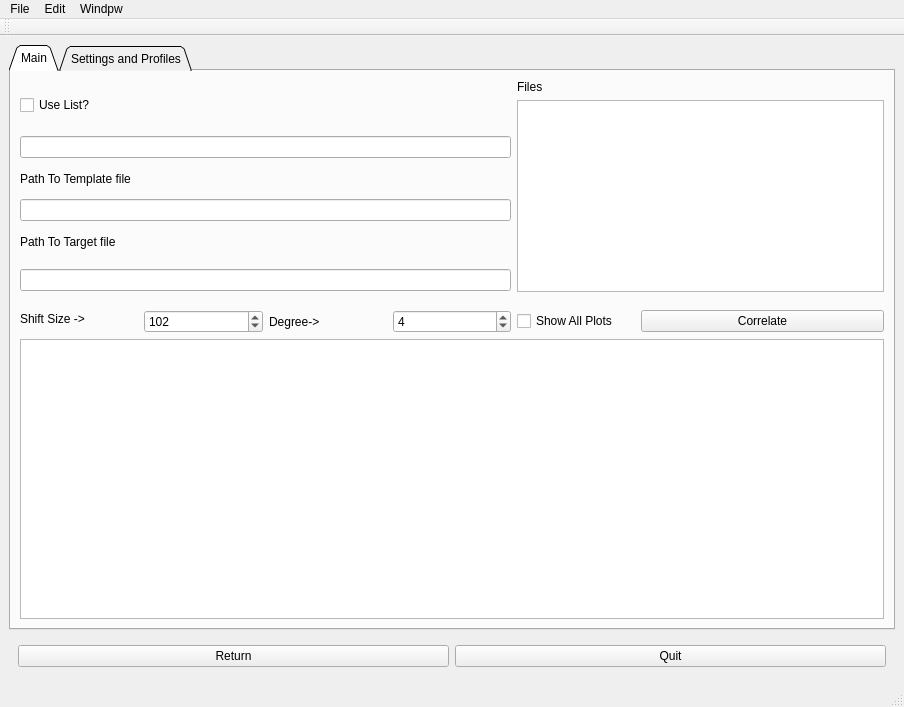
<?xml version="1.0" encoding="UTF-8"?>
<ui version="4.0">
 <class>CrossCore</class>
 <widget class="QMainWindow" name="CrossCore">
  <property name="geometry">
   <rect>
    <x>0</x>
    <y>0</y>
    <width>904</width>
    <height>707</height>
   </rect>
  </property>
  <property name="windowTitle">
   <string>MainWindow</string>
  </property>
  <widget class="QWidget" name="CrossCore_2">
   <layout class="QGridLayout" name="gridLayout">
    <item row="0" column="0">
     <widget class="QTabWidget" name="tabWidget">
      <property name="tabShape">
       <enum>QTabWidget::Triangular</enum>
      </property>
      <property name="currentIndex">
       <number>0</number>
      </property>
      <widget class="QWidget" name="MainTab">
       <attribute name="title">
        <string>Main</string>
       </attribute>
       <layout class="QGridLayout" name="gridLayout_2">
        <item row="8" column="0" rowspan="2">
         <widget class="QLabel" name="label_10">
          <property name="text">
           <string>Shift Size -&gt;</string>
          </property>
         </widget>
        </item>
        <item row="9" column="1">
         <widget class="QSpinBox" name="ShiftSize">
          <property name="minimum">
           <number>50</number>
          </property>
          <property name="maximum">
           <number>500</number>
          </property>
          <property name="singleStep">
           <number>2</number>
          </property>
          <property name="value">
           <number>102</number>
          </property>
         </widget>
        </item>
        <item row="5" column="0" colspan="2">
         <widget class="QLabel" name="label_8">
          <property name="text">
           <string>Path To Target file</string>
          </property>
         </widget>
        </item>
        <item row="0" column="4">
         <widget class="QLabel" name="label_11">
          <property name="text">
           <string>Files</string>
          </property>
         </widget>
        </item>
        <item row="9" column="2">
         <widget class="QLabel" name="label_6">
          <property name="text">
           <string>Degree-&gt;</string>
          </property>
         </widget>
        </item>
        <item row="3" column="0" colspan="2">
         <widget class="QLabel" name="label_7">
          <property name="text">
           <string>Path To Template file</string>
          </property>
         </widget>
        </item>
        <item row="9" column="5" colspan="2">
         <widget class="QPushButton" name="correlate">
          <property name="text">
           <string>Correlate</string>
          </property>
         </widget>
        </item>
        <item row="1" column="4" rowspan="6" colspan="3">
         <widget class="QListWidget" name="FileBox"/>
        </item>
        <item row="2" column="0" colspan="4">
         <widget class="QLineEdit" name="listpath"/>
        </item>
        <item row="9" column="4">
         <widget class="QCheckBox" name="multiplotshow">
          <property name="text">
           <string>Show All Plots</string>
          </property>
         </widget>
        </item>
        <item row="0" column="0" rowspan="2">
         <widget class="QCheckBox" name="ynlist">
          <property name="text">
           <string>Use List?</string>
          </property>
         </widget>
        </item>
        <item row="9" column="3">
         <widget class="QSpinBox" name="fitdegree">
          <property name="minimum">
           <number>1</number>
          </property>
          <property name="value">
           <number>4</number>
          </property>
         </widget>
        </item>
        <item row="4" column="0" colspan="4">
         <widget class="QLineEdit" name="tempfilename"/>
        </item>
        <item row="6" column="0" rowspan="2" colspan="4">
         <widget class="QLineEdit" name="targetfilename"/>
        </item>
        <item row="10" column="0" colspan="7">
         <widget class="QTextBrowser" name="infobox"/>
        </item>
       </layout>
      </widget>
      <widget class="QWidget" name="settings">
       <attribute name="title">
        <string>Settings and Profiles</string>
       </attribute>
       <layout class="QGridLayout" name="gridLayout_3">
        <item row="14" column="0" colspan="5">
         <widget class="QPushButton" name="SaveProfile">
          <property name="text">
           <string>Save</string>
          </property>
         </widget>
        </item>
        <item row="6" column="5" rowspan="2" colspan="3">
         <layout class="QHBoxLayout" name="horizontalLayout_3">
          <item>
           <widget class="QPushButton" name="reset">
            <property name="text">
             <string>Reset Text</string>
            </property>
           </widget>
          </item>
          <item>
           <widget class="QPushButton" name="save">
            <property name="text">
             <string>Commit Changes</string>
            </property>
           </widget>
          </item>
         </layout>
        </item>
        <item row="8" column="0" colspan="2">
         <widget class="QLineEdit" name="ProfileName"/>
        </item>
        <item row="3" column="0" colspan="2">
         <widget class="QComboBox" name="UserProfile"/>
        </item>
        <item row="4" column="0" rowspan="2" colspan="2">
         <widget class="QCheckBox" name="useUser">
          <property name="text">
           <string>Use User Profile</string>
          </property>
         </widget>
        </item>
        <item row="9" column="0" rowspan="5">
         <widget class="QListWidget" name="listoforders"/>
        </item>
        <item row="9" column="1">
         <widget class="QLineEdit" name="uppertext"/>
        </item>
        <item row="7" column="0" colspan="2">
         <widget class="QLabel" name="label_9">
          <property name="text">
           <string>Profile Name</string>
          </property>
         </widget>
        </item>
        <item row="2" column="0">
         <widget class="QLabel" name="label_3">
          <property name="text">
           <string>User Profiles</string>
          </property>
         </widget>
        </item>
        <item row="13" column="1">
         <widget class="QPushButton" name="SaveProfile_2">
          <property name="text">
           <string>Delete</string>
          </property>
         </widget>
        </item>
        <item row="11" column="1">
         <widget class="QLineEdit" name="Lowertext"/>
        </item>
        <item row="5" column="6">
         <widget class="QLineEdit" name="lineEdit_3"/>
        </item>
        <item row="0" column="3" rowspan="14" colspan="3">
         <widget class="Line" name="line">
          <property name="orientation">
           <enum>Qt::Vertical</enum>
          </property>
         </widget>
        </item>
        <item row="1" column="0" colspan="2">
         <widget class="QComboBox" name="SystemProfiles"/>
        </item>
        <item row="5" column="7">
         <widget class="QPushButton" name="open">
          <property name="text">
           <string>open</string>
          </property>
         </widget>
        </item>
        <item row="0" column="0" colspan="2">
         <widget class="QLabel" name="label_4">
          <property name="text">
           <string>System Profiles</string>
          </property>
         </widget>
        </item>
        <item row="10" column="1">
         <widget class="QLabel" name="label">
          <property name="text">
           <string>Upper
Lower</string>
          </property>
         </widget>
        </item>
        <item row="6" column="0" colspan="2">
         <widget class="QPushButton" name="AddProfile">
          <property name="text">
           <string>Add Custom Profile</string>
          </property>
         </widget>
        </item>
        <item row="12" column="1">
         <widget class="QPushButton" name="addout">
          <property name="text">
           <string>Add ignore range</string>
          </property>
          <property name="flat">
           <bool>false</bool>
          </property>
         </widget>
        </item>
        <item row="8" column="6" rowspan="7" colspan="2">
         <widget class="QTextEdit" name="textEdit"/>
        </item>
        <item row="3" column="6">
         <widget class="QLabel" name="label_5">
          <property name="text">
           <string>File to Open:</string>
          </property>
         </widget>
        </item>
       </layout>
      </widget>
     </widget>
    </item>
    <item row="1" column="0">
     <widget class="QWidget" name="widget" native="true">
      <layout class="QGridLayout" name="gridLayout_4">
       <item row="0" column="0">
        <widget class="QPushButton" name="Return">
         <property name="text">
          <string>Return</string>
         </property>
        </widget>
       </item>
       <item row="0" column="1">
        <widget class="QPushButton" name="Quit">
         <property name="text">
          <string>Quit</string>
         </property>
        </widget>
       </item>
      </layout>
     </widget>
    </item>
   </layout>
  </widget>
  <widget class="QMenuBar" name="menubar">
   <property name="geometry">
    <rect>
     <x>0</x>
     <y>0</y>
     <width>904</width>
     <height>22</height>
    </rect>
   </property>
   <widget class="QMenu" name="menuFile">
    <property name="title">
     <string>File</string>
    </property>
    <addaction name="actionQuit"/>
    <addaction name="actionQuit_Program"/>
   </widget>
   <widget class="QMenu" name="menuEdit">
    <property name="title">
     <string>Edit</string>
    </property>
    <addaction name="actionPrint"/>
    <addaction name="actionSave"/>
   </widget>
   <widget class="QMenu" name="menuWindpw">
    <property name="title">
     <string>Windpw</string>
    </property>
    <addaction name="actionNope"/>
   </widget>
   <addaction name="menuFile"/>
   <addaction name="menuEdit"/>
   <addaction name="menuWindpw"/>
  </widget>
  <widget class="QStatusBar" name="statusbar"/>
  <widget class="QToolBar" name="toolBar">
   <property name="windowTitle">
    <string>toolBar</string>
   </property>
   <attribute name="toolBarArea">
    <enum>TopToolBarArea</enum>
   </attribute>
   <attribute name="toolBarBreak">
    <bool>false</bool>
   </attribute>
  </widget>
  <action name="actionQuit">
   <property name="text">
    <string>Return</string>
   </property>
  </action>
  <action name="actionQuit_Program">
   <property name="text">
    <string>Quit Program</string>
   </property>
  </action>
  <action name="actionPrint">
   <property name="text">
    <string>Print</string>
   </property>
  </action>
  <action name="actionSave">
   <property name="text">
    <string>Save</string>
   </property>
  </action>
  <action name="actionNope">
   <property name="text">
    <string>Nope</string>
   </property>
  </action>
 </widget>
 <resources/>
 <connections/>
</ui>
